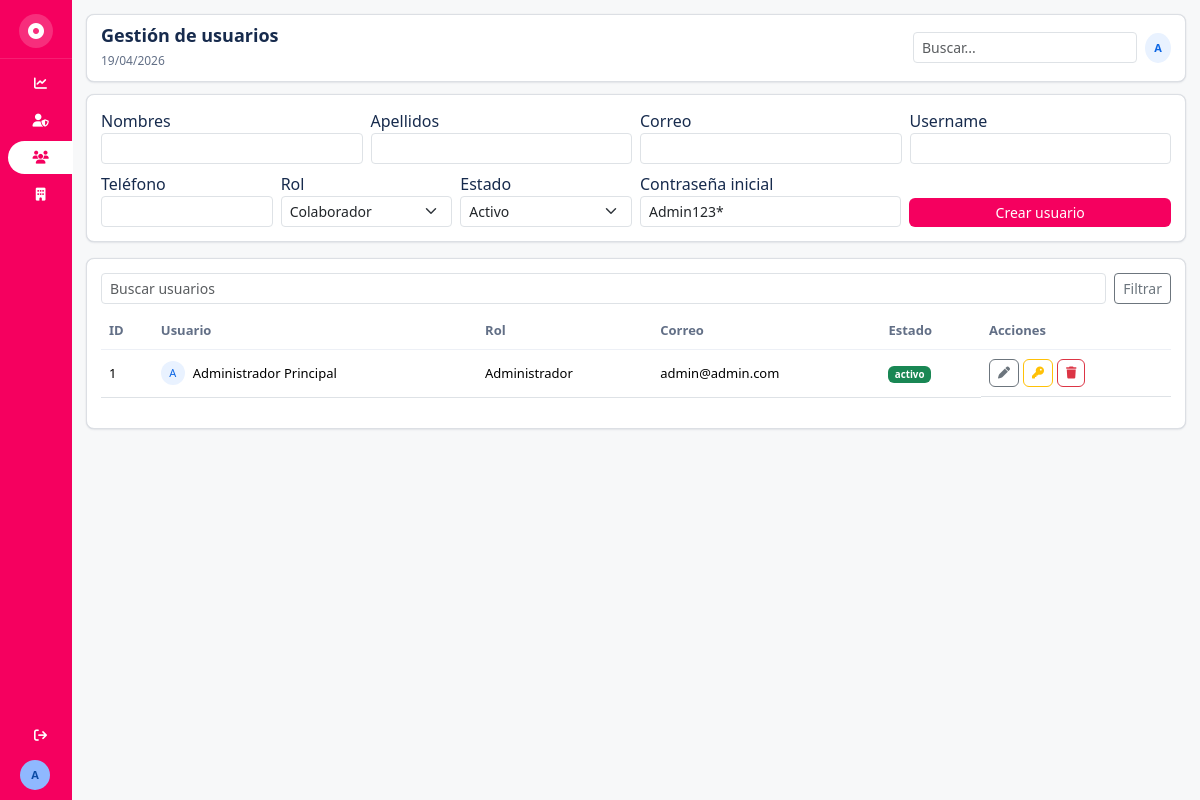
/usuarios (signed in), run on the app's committed database.
### tables this page shows
CREATE TABLE usuarios (
  id INT AUTO_INCREMENT PRIMARY KEY,
  nombres VARCHAR(100) NOT NULL,
  apellidos VARCHAR(100) NOT NULL,
  correo VARCHAR(150) NOT NULL UNIQUE,
  telefono VARCHAR(30) NULL,
  username VARCHAR(100) NOT NULL UNIQUE,
  password VARCHAR(255) NOT NULL,
  foto_perfil VARCHAR(255) NULL,
  rol_id INT NOT NULL,
  estado ENUM('activo','inactivo') NOT NULL DEFAULT 'activo',
  ultimo_acceso DATETIME NULL,
  created_at DATETIME NOT NULL,
  updated_at DATETIME NOT NULL,
  INDEX idx_usuarios_rol_id (rol_id),
  CONSTRAINT fk_usuarios_roles FOREIGN KEY (rol_id) REFERENCES roles(id) ON UPDATE CASCADE ON DELETE RESTRICT
);

CREATE TABLE roles (
  id INT AUTO_INCREMENT PRIMARY KEY,
  nombre VARCHAR(100) NOT NULL UNIQUE,
  slug VARCHAR(100) NOT NULL UNIQUE,
  descripcion TEXT NULL,
  estado ENUM('activo','inactivo') NOT NULL DEFAULT 'activo',
  created_at DATETIME NOT NULL,
  updated_at DATETIME NOT NULL
);

### app/core/Controller.php (called while the page is built, shortened)
<?php
class Controller
{
    protected function view(string $view, array $data = [], string $layout = 'layouts/main'): void
    {
        extract($data, EXTR_SKIP);
        require BASE_PATH . '/app/views/' . $layout . '.php';
    }
}

### app/controllers/UsuarioController.php (called while the page is built, shortened)
<?php
class UsuarioController extends Controller
{
    public function index(): void
    {
        $q = trim($_GET['q'] ?? '');
        $model = new Usuario();
        $this->view('usuarios/index', [
            'title' => 'Gestión de usuarios',
            'usuarios' => $model->all($q),
            'roles' => (new Rol())->all(),
            'selected' => isset($_GET['id']) ? $model->find((int) $_GET['id']) : null,
            'q' => $q,
        ]);
    }
}

### app/core/Router.php (called while the page is built, shortened)
<?php
class Router
{
    private array $routes = [];
    private function add(string $method, string $path, array $handler, array $meta): void
    {
        $this->routes[$method][$path] = ['handler' => $handler, 'meta' => $meta];
    }
    public function dispatch(string $method, string $uri): void
    {
        $route = $this->routes[$method][$uri] ?? null;
        [$controller, $action] = $route['handler'];
        (new $controller())->$action();
    }
}

### index.php (called while the page is built, shortened)
<?php
require BASE_PATH . '/app/helpers/functions.php';
$router = new App\Core\Router();
$router->dispatch($_SERVER['REQUEST_METHOD'], request_path());

### app/helpers/functions.php (called while the page is built, shortened)
<?php
function db(): PDO
{
    static $pdo = null;
    if ($pdo instanceof PDO) {
        return $pdo;
    }
    $cfg = require BASE_PATH . '/config/database.php';
    $dsn = sprintf('%s:host=%s;port=%s;dbname=%s;charset=%s', $cfg['driver'], $cfg['host'], $cfg['port'], $cfg['database'], $cfg['charset']);
    $pdo = new PDO($dsn, $cfg['username'], $cfg['password'], [
        PDO::ATTR_ERRMODE => PDO::ERRMODE_EXCEPTION,
        PDO::ATTR_DEFAULT_FETCH_MODE => PDO::FETCH_ASSOC,
    ]);
    return $pdo;
}
function base_path_url(): string
{
    $scriptName = $_SERVER['SCRIPT_NAME'] ?? '';
    $base = str_replace('\\', '/', dirname($scriptName));
    if ($base === '/' || $base === '\\' || $base === '.') {
        return '';
    }
    return rtrim($base, '/');
}
function url(string $path = ''): string
{
    $base = base_path_url();
    $normalizedPath = ltrim($path, '/');
    return ($base !== '' ? $base : '') . '/' . $normalizedPath;
}

### app/core/Model.php (called while the page is built, shortened)
<?php
abstract class Model
{
    public function __construct()
    {
        $this->pdo = db();
    }
}

### app/models/Usuario.php (called while the page is built, shortened)
<?php
class Usuario extends Model
{
    public function all(string $search = ''): array
    {
        $sql = "SELECT u.*, r.nombre AS rol_nombre FROM usuarios u INNER JOIN roles r ON r.id=u.rol_id";
        $params = [];
        $sql .= ' ORDER BY u.id DESC';
        $stmt = $this->pdo->prepare($sql);
        $stmt->execute($params);
        return $stmt->fetchAll();
    }
}

### app/views/usuarios/index.php (the view, shortened to what this page needs)
<?php require BASE_PATH . '/app/views/usuarios/form.php'; ?>
<section class="panel-card mt-3">
    <form class="d-flex gap-2 mb-2" method="get" action="<?= url('usuarios') ?>"><input class="form-control form-control-sm" name="q" placeholder="Buscar usuarios" value="<?= htmlspecialchars($q, ENT_QUOTES) ?>"><button class="btn btn-sm btn-outline-secondary">Filtrar</button></form>
    <table class="table table-sm custom-table align-middle">
        <thead><tr><th>ID</th><th>Usuario</th><th>Rol</th><th>Correo</th><th>Estado</th><th>Acciones</th></tr></thead>
        <tbody>
        <?php foreach ($usuarios as $usuario): ?>
            <tr>
                <td><?= (int) $usuario['id'] ?></td>
                <td><div class="d-flex align-items-center gap-2"><span class="avatar-mini"><?= strtoupper($usuario['nombres'][0]) ?></span><?= htmlspecialchars($usuario['nombres'] . ' ' . $usuario['apellidos'], ENT_QUOTES) ?></div></td>
                <td><?= htmlspecialchars($usuario['rol_nombre'], ENT_QUOTES) ?></td>
                <td><?= htmlspecialchars($usuario['correo'], ENT_QUOTES) ?></td>
                <td><span class="badge <?= $usuario['estado']==='activo'?'bg-success':'bg-secondary' ?>"><?= htmlspecialchars($usuario['estado'], ENT_QUOTES) ?></span></td>
                <td class="d-flex gap-1">
                    <a class="btn btn-xs btn-outline-secondary" href="<?= url('usuarios?id=' . (int) $usuario['id']) ?>"><i class="fa fa-pen"></i></a>
                    <form method="post" action="<?= url('usuarios/reset-password') ?>"><button class="btn btn-xs btn-outline-warning"><i class="fa fa-key"></i></button></form>
                    <form method="post" action="<?= url('usuarios/delete') ?>" onsubmit="return confirm('¿Eliminar usuario?');"><button class="btn btn-xs btn-outline-danger"><i class="fa fa-trash"></i></button></form>
                </td>
            </tr>
        <?php endforeach; ?>
        </tbody>
    </table>
</section>

### public/assets/css/app.css (style rules this page uses)
:root { --atl-bg: #F7F8F9; --atl-surface: #FFFFFF; --atl-sidebar: #F5005F; --atl-sidebar-soft: #282E33; --atl-text: #172B4D; --atl-text-soft: #44546F; --atl-icon: #42526E; --atl-border: #DCDFE4; --atl-hover: #091E420F; --atl-active: #E9F2FF; --atl-active-text: #0C66E4; --atl-primary: #F5005F; --atl-success: #1F845A; --atl-danger: #C9372C; --atl-shadow: 0 1px 2px rgba(9, 30, 66, 0.08), 0 0 1px rgba(9, 30, 66, 0.12); --atl-radius-sm: 6px; --atl-radius-md: 8px; --atl-radius-lg: 12px; --atl-global-sidebar-width: 72px; --atl-context-sidebar-width: 280px; }
* { box-sizing: border-box; }
body { margin: 0; font-family: 'Atlassian Sans', 'Segoe UI', Inter, system-ui, sans-serif; color: var(--atl-text); background: var(--atl-bg); }
.panel-card, .kpi-card { background: var(--atl-surface); border-radius: var(--atl-radius-md); box-shadow: var(--atl-shadow); padding: 14px; border: 1px solid var(--atl-border); }
.custom-table thead th { color: #626F86; font-weight: 600; border-bottom: 1px solid #edf0f6; }
.custom-table td, .custom-table th { padding: 9px 8px; font-size: 13px; }
.btn-xs { padding: 4px 8px; font-size: 12px; }
.avatar-mini { width: 24px; height: 24px; border-radius: 50%; background: #E9F2FF; color: #0C66E4; display: inline-flex; align-items: center; justify-content: center; font-size: 11px; }

### data on the page
usuarios: id "1", nombres "A", nombres+apellidos "Administrador Principal", rol.nombre "Administrador", correo "admin@admin.com", estado "activo"

### other printed values
substr($user['nombre'] ?? 'A', 0, 1) "A"
$title "Gestión de usuarios"
substr(auth_user()['nombre'] ?? 'A', 0, 1) "A"
form field rol_id "Colaborador"
